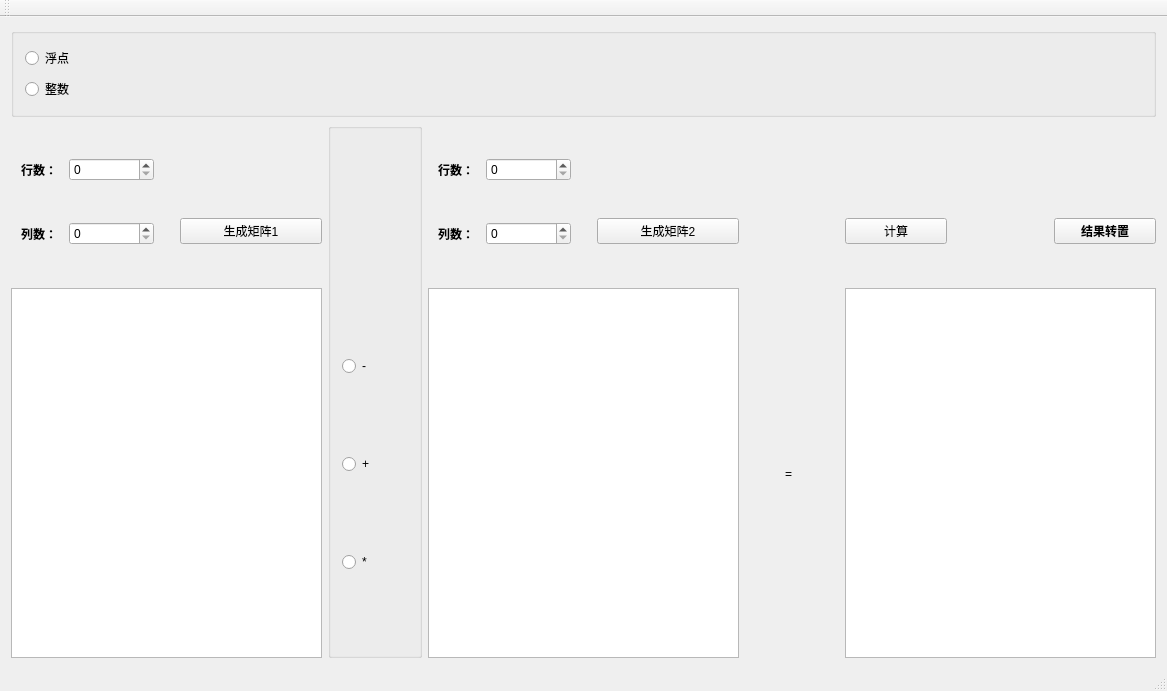
<?xml version="1.0" encoding="UTF-8"?>
<ui version="4.0">
 <class>MainWindow</class>
 <widget class="QMainWindow" name="MainWindow">
  <property name="geometry">
   <rect>
    <x>0</x>
    <y>0</y>
    <width>1167</width>
    <height>691</height>
   </rect>
  </property>
  <property name="windowTitle">
   <string>MainWindow</string>
  </property>
  <widget class="QWidget" name="centralWidget">
   <layout class="QVBoxLayout" name="verticalLayout_2">
    <item>
     <layout class="QVBoxLayout" name="verticalLayout" stretch="2,12">
      <item>
       <layout class="QVBoxLayout" name="verticalLayout_10">
        <item>
         <widget class="QGroupBox" name="groupBox">
          <property name="title">
           <string/>
          </property>
          <layout class="QVBoxLayout" name="verticalLayout_17">
           <item>
            <widget class="QRadioButton" name="floatButton">
             <property name="text">
              <string>浮点</string>
             </property>
            </widget>
           </item>
           <item>
            <widget class="QRadioButton" name="intButton">
             <property name="text">
              <string>整数</string>
             </property>
            </widget>
           </item>
          </layout>
         </widget>
        </item>
       </layout>
      </item>
      <item>
       <layout class="QHBoxLayout" name="horizontalLayout" stretch="10,3,10,3,10">
        <item>
         <layout class="QVBoxLayout" name="verticalLayout_3" stretch="3,7">
          <item>
           <layout class="QHBoxLayout" name="horizontalLayout_2" stretch="1,1">
            <item>
             <layout class="QVBoxLayout" name="verticalLayout_8">
              <item>
               <layout class="QHBoxLayout" name="horizontalLayout_3" stretch="1,2">
                <property name="leftMargin">
                 <number>10</number>
                </property>
                <property name="rightMargin">
                 <number>10</number>
                </property>
                <item>
                 <widget class="QLabel" name="label_2">
                  <property name="font">
                   <font>
                    <weight>75</weight>
                    <bold>true</bold>
                   </font>
                  </property>
                  <property name="text">
                   <string>行数：</string>
                  </property>
                 </widget>
                </item>
                <item>
                 <widget class="QSpinBox" name="row_1"/>
                </item>
               </layout>
              </item>
              <item>
               <layout class="QHBoxLayout" name="horizontalLayout_4" stretch="1,2">
                <property name="leftMargin">
                 <number>10</number>
                </property>
                <property name="rightMargin">
                 <number>10</number>
                </property>
                <item>
                 <widget class="QLabel" name="label_3">
                  <property name="font">
                   <font>
                    <weight>75</weight>
                    <bold>true</bold>
                   </font>
                  </property>
                  <property name="text">
                   <string>列数：</string>
                  </property>
                 </widget>
                </item>
                <item>
                 <widget class="QSpinBox" name="col_1"/>
                </item>
               </layout>
              </item>
             </layout>
            </item>
            <item>
             <layout class="QVBoxLayout" name="verticalLayout_9" stretch="5,1,2">
              <property name="leftMargin">
               <number>10</number>
              </property>
              <property name="rightMargin">
               <number>0</number>
              </property>
              <property name="bottomMargin">
               <number>0</number>
              </property>
              <item>
               <spacer name="verticalSpacer_5">
                <property name="orientation">
                 <enum>Qt::Vertical</enum>
                </property>
                <property name="sizeHint" stdset="0">
                 <size>
                  <width>20</width>
                  <height>40</height>
                 </size>
                </property>
               </spacer>
              </item>
              <item>
               <widget class="QPushButton" name="generateMatrix_1">
                <property name="text">
                 <string>生成矩阵1</string>
                </property>
               </widget>
              </item>
              <item>
               <spacer name="verticalSpacer_9">
                <property name="orientation">
                 <enum>Qt::Vertical</enum>
                </property>
                <property name="sizeHint" stdset="0">
                 <size>
                  <width>20</width>
                  <height>40</height>
                 </size>
                </property>
               </spacer>
              </item>
             </layout>
            </item>
           </layout>
          </item>
          <item>
           <widget class="QTextBrowser" name="text_1"/>
          </item>
         </layout>
        </item>
        <item>
         <layout class="QVBoxLayout" name="verticalLayout_6" stretch="10">
          <property name="leftMargin">
           <number>0</number>
          </property>
          <item>
           <widget class="QGroupBox" name="groupBox_2">
            <property name="title">
             <string/>
            </property>
            <property name="checkable">
             <bool>false</bool>
            </property>
            <layout class="QVBoxLayout" name="verticalLayout_16" stretch="15,1,5,1,5,1,5">
             <item>
              <spacer name="verticalSpacer">
               <property name="orientation">
                <enum>Qt::Vertical</enum>
               </property>
               <property name="sizeHint" stdset="0">
                <size>
                 <width>20</width>
                 <height>40</height>
                </size>
               </property>
              </spacer>
             </item>
             <item>
              <widget class="QRadioButton" name="minuxButton">
               <property name="text">
                <string>-</string>
               </property>
              </widget>
             </item>
             <item>
              <spacer name="verticalSpacer_3">
               <property name="orientation">
                <enum>Qt::Vertical</enum>
               </property>
               <property name="sizeHint" stdset="0">
                <size>
                 <width>20</width>
                 <height>40</height>
                </size>
               </property>
              </spacer>
             </item>
             <item>
              <widget class="QRadioButton" name="plusButton">
               <property name="text">
                <string>+</string>
               </property>
              </widget>
             </item>
             <item>
              <spacer name="verticalSpacer_4">
               <property name="orientation">
                <enum>Qt::Vertical</enum>
               </property>
               <property name="sizeHint" stdset="0">
                <size>
                 <width>20</width>
                 <height>40</height>
                </size>
               </property>
              </spacer>
             </item>
             <item>
              <widget class="QRadioButton" name="multiplyButton">
               <property name="text">
                <string>*</string>
               </property>
              </widget>
             </item>
             <item>
              <spacer name="verticalSpacer_2">
               <property name="orientation">
                <enum>Qt::Vertical</enum>
               </property>
               <property name="sizeHint" stdset="0">
                <size>
                 <width>20</width>
                 <height>40</height>
                </size>
               </property>
              </spacer>
             </item>
            </layout>
           </widget>
          </item>
         </layout>
        </item>
        <item>
         <layout class="QVBoxLayout" name="verticalLayout_5" stretch="3,7">
          <item>
           <layout class="QHBoxLayout" name="horizontalLayout_5" stretch="1,1">
            <item>
             <layout class="QVBoxLayout" name="verticalLayout_11">
              <item>
               <layout class="QHBoxLayout" name="horizontalLayout_6" stretch="1,2">
                <property name="leftMargin">
                 <number>10</number>
                </property>
                <property name="rightMargin">
                 <number>10</number>
                </property>
                <item>
                 <widget class="QLabel" name="label_4">
                  <property name="font">
                   <font>
                    <weight>75</weight>
                    <bold>true</bold>
                   </font>
                  </property>
                  <property name="text">
                   <string>行数：</string>
                  </property>
                 </widget>
                </item>
                <item>
                 <widget class="QSpinBox" name="row_2"/>
                </item>
               </layout>
              </item>
              <item>
               <layout class="QHBoxLayout" name="horizontalLayout_7" stretch="1,2">
                <property name="leftMargin">
                 <number>10</number>
                </property>
                <property name="rightMargin">
                 <number>10</number>
                </property>
                <item>
                 <widget class="QLabel" name="label_5">
                  <property name="font">
                   <font>
                    <weight>75</weight>
                    <bold>true</bold>
                   </font>
                  </property>
                  <property name="text">
                   <string>列数：</string>
                  </property>
                 </widget>
                </item>
                <item>
                 <widget class="QSpinBox" name="col_2"/>
                </item>
               </layout>
              </item>
             </layout>
            </item>
            <item>
             <layout class="QVBoxLayout" name="verticalLayout_12" stretch="5,1,2">
              <property name="leftMargin">
               <number>10</number>
              </property>
              <property name="bottomMargin">
               <number>0</number>
              </property>
              <item>
               <spacer name="verticalSpacer_8">
                <property name="orientation">
                 <enum>Qt::Vertical</enum>
                </property>
                <property name="sizeHint" stdset="0">
                 <size>
                  <width>20</width>
                  <height>40</height>
                 </size>
                </property>
               </spacer>
              </item>
              <item>
               <widget class="QPushButton" name="generateMatrix_2">
                <property name="text">
                 <string>生成矩阵2</string>
                </property>
               </widget>
              </item>
              <item>
               <spacer name="verticalSpacer_10">
                <property name="orientation">
                 <enum>Qt::Vertical</enum>
                </property>
                <property name="sizeHint" stdset="0">
                 <size>
                  <width>20</width>
                  <height>40</height>
                 </size>
                </property>
               </spacer>
              </item>
             </layout>
            </item>
           </layout>
          </item>
          <item>
           <widget class="QTextBrowser" name="text_2"/>
          </item>
         </layout>
        </item>
        <item>
         <layout class="QVBoxLayout" name="verticalLayout_7" stretch="10,1,5">
          <property name="leftMargin">
           <number>40</number>
          </property>
          <item>
           <spacer name="verticalSpacer_6">
            <property name="orientation">
             <enum>Qt::Vertical</enum>
            </property>
            <property name="sizeHint" stdset="0">
             <size>
              <width>20</width>
              <height>40</height>
             </size>
            </property>
           </spacer>
          </item>
          <item>
           <widget class="QLabel" name="label">
            <property name="text">
             <string>=</string>
            </property>
           </widget>
          </item>
          <item>
           <spacer name="verticalSpacer_7">
            <property name="orientation">
             <enum>Qt::Vertical</enum>
            </property>
            <property name="sizeHint" stdset="0">
             <size>
              <width>20</width>
              <height>40</height>
             </size>
            </property>
           </spacer>
          </item>
         </layout>
        </item>
        <item>
         <layout class="QVBoxLayout" name="verticalLayout_4" stretch="3,7">
          <item>
           <layout class="QHBoxLayout" name="horizontalLayout_8" stretch="2,2,2">
            <property name="leftMargin">
             <number>0</number>
            </property>
            <property name="topMargin">
             <number>0</number>
            </property>
            <property name="rightMargin">
             <number>0</number>
            </property>
            <item>
             <layout class="QVBoxLayout" name="verticalLayout_13" stretch="5,1,2">
              <item>
               <spacer name="verticalSpacer_11">
                <property name="orientation">
                 <enum>Qt::Vertical</enum>
                </property>
                <property name="sizeHint" stdset="0">
                 <size>
                  <width>20</width>
                  <height>40</height>
                 </size>
                </property>
               </spacer>
              </item>
              <item>
               <widget class="QPushButton" name="calculateButton">
                <property name="text">
                 <string>计算</string>
                </property>
               </widget>
              </item>
              <item>
               <spacer name="verticalSpacer_13">
                <property name="orientation">
                 <enum>Qt::Vertical</enum>
                </property>
                <property name="sizeHint" stdset="0">
                 <size>
                  <width>20</width>
                  <height>40</height>
                 </size>
                </property>
               </spacer>
              </item>
             </layout>
            </item>
            <item>
             <spacer name="horizontalSpacer">
              <property name="orientation">
               <enum>Qt::Horizontal</enum>
              </property>
              <property name="sizeHint" stdset="0">
               <size>
                <width>40</width>
                <height>20</height>
               </size>
              </property>
             </spacer>
            </item>
            <item>
             <layout class="QVBoxLayout" name="verticalLayout_14" stretch="5,1,2">
              <item>
               <spacer name="verticalSpacer_12">
                <property name="orientation">
                 <enum>Qt::Vertical</enum>
                </property>
                <property name="sizeHint" stdset="0">
                 <size>
                  <width>20</width>
                  <height>40</height>
                 </size>
                </property>
               </spacer>
              </item>
              <item>
               <widget class="QPushButton" name="transposeButton">
                <property name="font">
                 <font>
                  <weight>75</weight>
                  <bold>true</bold>
                 </font>
                </property>
                <property name="text">
                 <string>结果转置</string>
                </property>
               </widget>
              </item>
              <item>
               <spacer name="verticalSpacer_14">
                <property name="orientation">
                 <enum>Qt::Vertical</enum>
                </property>
                <property name="sizeHint" stdset="0">
                 <size>
                  <width>20</width>
                  <height>40</height>
                 </size>
                </property>
               </spacer>
              </item>
             </layout>
            </item>
           </layout>
          </item>
          <item>
           <widget class="QTextBrowser" name="text_3"/>
          </item>
         </layout>
        </item>
       </layout>
      </item>
     </layout>
    </item>
   </layout>
  </widget>
  <widget class="QMenuBar" name="menuBar">
   <property name="geometry">
    <rect>
     <x>0</x>
     <y>0</y>
     <width>1167</width>
     <height>23</height>
    </rect>
   </property>
  </widget>
  <widget class="QToolBar" name="mainToolBar">
   <attribute name="toolBarArea">
    <enum>TopToolBarArea</enum>
   </attribute>
   <attribute name="toolBarBreak">
    <bool>false</bool>
   </attribute>
  </widget>
  <widget class="QStatusBar" name="statusBar"/>
 </widget>
 <layoutdefault spacing="6" margin="11"/>
 <resources/>
 <connections/>
</ui>
